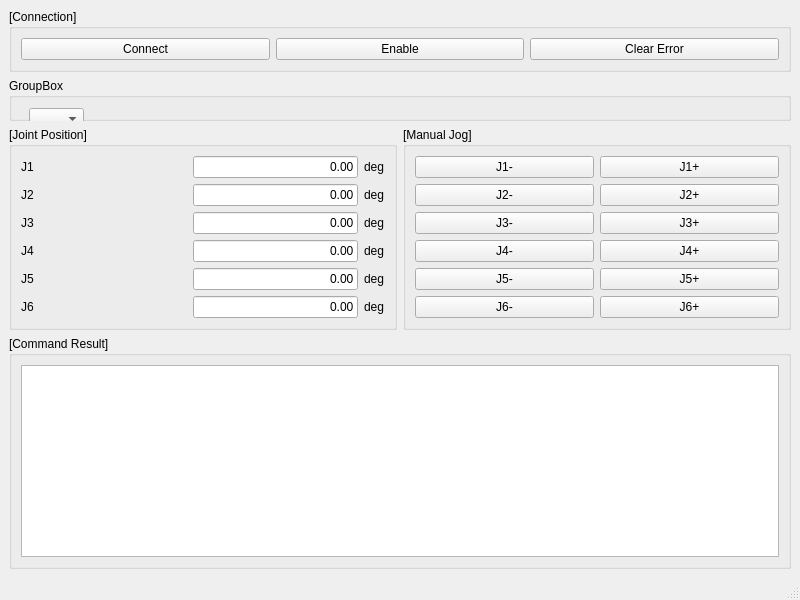
<?xml version="1.0" encoding="UTF-8"?>
<ui version="4.0">
 <class>MainWindow</class>
 <widget class="QMainWindow" name="MainWindow">
  <property name="geometry">
   <rect>
    <x>0</x>
    <y>0</y>
    <width>800</width>
    <height>600</height>
   </rect>
  </property>
  <property name="windowTitle">
   <string>MainWindow</string>
  </property>
  <widget class="QWidget" name="centralwidget">
   <layout class="QGridLayout" name="gridLayout">
    <item row="2" column="1">
     <widget class="QGroupBox" name="groupBox_ManualJog">
      <property name="title">
       <string>[Manual Jog]</string>
      </property>
      <layout class="QGridLayout" name="gridLayout_4">
       <item row="0" column="0">
        <widget class="QPushButton" name="pushButton_J1Minus">
         <property name="text">
          <string>J1-</string>
         </property>
        </widget>
       </item>
       <item row="0" column="1">
        <widget class="QPushButton" name="pushButton_J1Plus">
         <property name="text">
          <string>J1+</string>
         </property>
        </widget>
       </item>
       <item row="1" column="0">
        <widget class="QPushButton" name="pushButton_J2Minus">
         <property name="text">
          <string>J2-</string>
         </property>
        </widget>
       </item>
       <item row="1" column="1">
        <widget class="QPushButton" name="pushButton_J2Plus">
         <property name="text">
          <string>J2+</string>
         </property>
        </widget>
       </item>
       <item row="2" column="0">
        <widget class="QPushButton" name="pushButton_J3Minus">
         <property name="text">
          <string>J3-</string>
         </property>
        </widget>
       </item>
       <item row="2" column="1">
        <widget class="QPushButton" name="pushButton_J3Plus">
         <property name="text">
          <string>J3+</string>
         </property>
        </widget>
       </item>
       <item row="3" column="0">
        <widget class="QPushButton" name="pushButton_J4Minus">
         <property name="text">
          <string>J4-</string>
         </property>
        </widget>
       </item>
       <item row="3" column="1">
        <widget class="QPushButton" name="pushButton_J4Plus">
         <property name="text">
          <string>J4+</string>
         </property>
        </widget>
       </item>
       <item row="4" column="0">
        <widget class="QPushButton" name="pushButton_J5Minus">
         <property name="text">
          <string>J5-</string>
         </property>
        </widget>
       </item>
       <item row="4" column="1">
        <widget class="QPushButton" name="pushButton_J5Plus">
         <property name="text">
          <string>J5+</string>
         </property>
        </widget>
       </item>
       <item row="5" column="0">
        <widget class="QPushButton" name="pushButton_J6Minus">
         <property name="text">
          <string>J6-</string>
         </property>
        </widget>
       </item>
       <item row="5" column="1">
        <widget class="QPushButton" name="pushButton_J6Plus">
         <property name="text">
          <string>J6+</string>
         </property>
        </widget>
       </item>
      </layout>
     </widget>
    </item>
    <item row="2" column="0">
     <widget class="QGroupBox" name="groupBox_JointPosition">
      <property name="title">
       <string>[Joint Position]</string>
      </property>
      <layout class="QGridLayout" name="gridLayout_3">
       <item row="3" column="0">
        <widget class="QLabel" name="label_JointName4">
         <property name="text">
          <string>J4</string>
         </property>
        </widget>
       </item>
       <item row="4" column="0">
        <widget class="QLabel" name="label_JointName5">
         <property name="text">
          <string>J5</string>
         </property>
        </widget>
       </item>
       <item row="1" column="1">
        <widget class="QLineEdit" name="lineEdit_J2">
         <property name="sizePolicy">
          <sizepolicy hsizetype="Preferred" vsizetype="Fixed">
           <horstretch>0</horstretch>
           <verstretch>0</verstretch>
          </sizepolicy>
         </property>
         <property name="text">
          <string>0.00</string>
         </property>
         <property name="alignment">
          <set>Qt::AlignRight|Qt::AlignTrailing|Qt::AlignVCenter</set>
         </property>
        </widget>
       </item>
       <item row="4" column="1">
        <widget class="QLineEdit" name="lineEdit_J5">
         <property name="sizePolicy">
          <sizepolicy hsizetype="Preferred" vsizetype="Fixed">
           <horstretch>0</horstretch>
           <verstretch>0</verstretch>
          </sizepolicy>
         </property>
         <property name="text">
          <string>0.00</string>
         </property>
         <property name="alignment">
          <set>Qt::AlignRight|Qt::AlignTrailing|Qt::AlignVCenter</set>
         </property>
        </widget>
       </item>
       <item row="5" column="0">
        <widget class="QLabel" name="label_JointName6">
         <property name="text">
          <string>J6</string>
         </property>
        </widget>
       </item>
       <item row="0" column="1">
        <widget class="QLineEdit" name="lineEdit_J1">
         <property name="sizePolicy">
          <sizepolicy hsizetype="Preferred" vsizetype="Fixed">
           <horstretch>0</horstretch>
           <verstretch>0</verstretch>
          </sizepolicy>
         </property>
         <property name="text">
          <string>0.00</string>
         </property>
         <property name="alignment">
          <set>Qt::AlignRight|Qt::AlignTrailing|Qt::AlignVCenter</set>
         </property>
        </widget>
       </item>
       <item row="2" column="1">
        <widget class="QLineEdit" name="lineEdit_J3">
         <property name="sizePolicy">
          <sizepolicy hsizetype="Preferred" vsizetype="Fixed">
           <horstretch>0</horstretch>
           <verstretch>0</verstretch>
          </sizepolicy>
         </property>
         <property name="text">
          <string>0.00</string>
         </property>
         <property name="alignment">
          <set>Qt::AlignRight|Qt::AlignTrailing|Qt::AlignVCenter</set>
         </property>
        </widget>
       </item>
       <item row="2" column="0">
        <widget class="QLabel" name="label_JointName3">
         <property name="text">
          <string>J3</string>
         </property>
        </widget>
       </item>
       <item row="1" column="0">
        <widget class="QLabel" name="label_JointName2">
         <property name="text">
          <string>J2</string>
         </property>
        </widget>
       </item>
       <item row="5" column="1">
        <widget class="QLineEdit" name="lineEdit_J6">
         <property name="sizePolicy">
          <sizepolicy hsizetype="Preferred" vsizetype="Fixed">
           <horstretch>0</horstretch>
           <verstretch>0</verstretch>
          </sizepolicy>
         </property>
         <property name="text">
          <string>0.00</string>
         </property>
         <property name="alignment">
          <set>Qt::AlignRight|Qt::AlignTrailing|Qt::AlignVCenter</set>
         </property>
        </widget>
       </item>
       <item row="0" column="0">
        <widget class="QLabel" name="label_JointName1">
         <property name="text">
          <string>J1</string>
         </property>
        </widget>
       </item>
       <item row="3" column="1">
        <widget class="QLineEdit" name="lineEdit_J4">
         <property name="sizePolicy">
          <sizepolicy hsizetype="Preferred" vsizetype="Fixed">
           <horstretch>0</horstretch>
           <verstretch>0</verstretch>
          </sizepolicy>
         </property>
         <property name="text">
          <string>0.00</string>
         </property>
         <property name="alignment">
          <set>Qt::AlignRight|Qt::AlignTrailing|Qt::AlignVCenter</set>
         </property>
        </widget>
       </item>
       <item row="0" column="2">
        <widget class="QLabel" name="label_7">
         <property name="sizePolicy">
          <sizepolicy hsizetype="Fixed" vsizetype="Preferred">
           <horstretch>0</horstretch>
           <verstretch>0</verstretch>
          </sizepolicy>
         </property>
         <property name="text">
          <string>deg</string>
         </property>
        </widget>
       </item>
       <item row="1" column="2">
        <widget class="QLabel" name="label_8">
         <property name="sizePolicy">
          <sizepolicy hsizetype="Fixed" vsizetype="Preferred">
           <horstretch>0</horstretch>
           <verstretch>0</verstretch>
          </sizepolicy>
         </property>
         <property name="text">
          <string>deg</string>
         </property>
        </widget>
       </item>
       <item row="2" column="2">
        <widget class="QLabel" name="label_9">
         <property name="sizePolicy">
          <sizepolicy hsizetype="Fixed" vsizetype="Preferred">
           <horstretch>0</horstretch>
           <verstretch>0</verstretch>
          </sizepolicy>
         </property>
         <property name="text">
          <string>deg</string>
         </property>
        </widget>
       </item>
       <item row="3" column="2">
        <widget class="QLabel" name="label_10">
         <property name="sizePolicy">
          <sizepolicy hsizetype="Fixed" vsizetype="Preferred">
           <horstretch>0</horstretch>
           <verstretch>0</verstretch>
          </sizepolicy>
         </property>
         <property name="text">
          <string>deg</string>
         </property>
        </widget>
       </item>
       <item row="4" column="2">
        <widget class="QLabel" name="label_11">
         <property name="sizePolicy">
          <sizepolicy hsizetype="Fixed" vsizetype="Preferred">
           <horstretch>0</horstretch>
           <verstretch>0</verstretch>
          </sizepolicy>
         </property>
         <property name="text">
          <string>deg</string>
         </property>
        </widget>
       </item>
       <item row="5" column="2">
        <widget class="QLabel" name="label_12">
         <property name="sizePolicy">
          <sizepolicy hsizetype="Fixed" vsizetype="Preferred">
           <horstretch>0</horstretch>
           <verstretch>0</verstretch>
          </sizepolicy>
         </property>
         <property name="text">
          <string>deg</string>
         </property>
        </widget>
       </item>
      </layout>
     </widget>
    </item>
    <item row="0" column="0" colspan="2">
     <widget class="QGroupBox" name="groupBox_Connection">
      <property name="sizePolicy">
       <sizepolicy hsizetype="Preferred" vsizetype="Fixed">
        <horstretch>0</horstretch>
        <verstretch>0</verstretch>
       </sizepolicy>
      </property>
      <property name="title">
       <string>[Connection]</string>
      </property>
      <layout class="QHBoxLayout" name="horizontalLayout">
       <item>
        <widget class="QPushButton" name="pushButton_Connect">
         <property name="text">
          <string>Connect</string>
         </property>
        </widget>
       </item>
       <item>
        <widget class="QPushButton" name="pushButton_Enable">
         <property name="text">
          <string>Enable</string>
         </property>
        </widget>
       </item>
       <item>
        <widget class="QPushButton" name="pushButton_ClearError">
         <property name="text">
          <string>Clear Error</string>
         </property>
        </widget>
       </item>
      </layout>
     </widget>
    </item>
    <item row="3" column="0" colspan="2">
     <widget class="QGroupBox" name="groupBox_CommandResult">
      <property name="sizePolicy">
       <sizepolicy hsizetype="Preferred" vsizetype="Fixed">
        <horstretch>0</horstretch>
        <verstretch>0</verstretch>
       </sizepolicy>
      </property>
      <property name="title">
       <string>[Command Result]</string>
      </property>
      <layout class="QGridLayout" name="gridLayout_2">
       <item row="0" column="0">
        <widget class="QPlainTextEdit" name="plainTextEdit_CommandResult"/>
       </item>
      </layout>
     </widget>
    </item>
    <item row="1" column="0" colspan="2">
     <widget class="QGroupBox" name="groupBox">
      <property name="title">
       <string>GroupBox</string>
      </property>
      <widget class="QComboBox" name="comboBox">
       <property name="geometry">
        <rect>
         <x>20</x>
         <y>30</y>
         <width>55</width>
         <height>22</height>
        </rect>
       </property>
      </widget>
     </widget>
    </item>
   </layout>
  </widget>
  <widget class="QMenuBar" name="menubar">
   <property name="geometry">
    <rect>
     <x>0</x>
     <y>0</y>
     <width>800</width>
     <height>17</height>
    </rect>
   </property>
  </widget>
  <widget class="QStatusBar" name="statusbar"/>
 </widget>
 <resources/>
 <connections/>
</ui>
